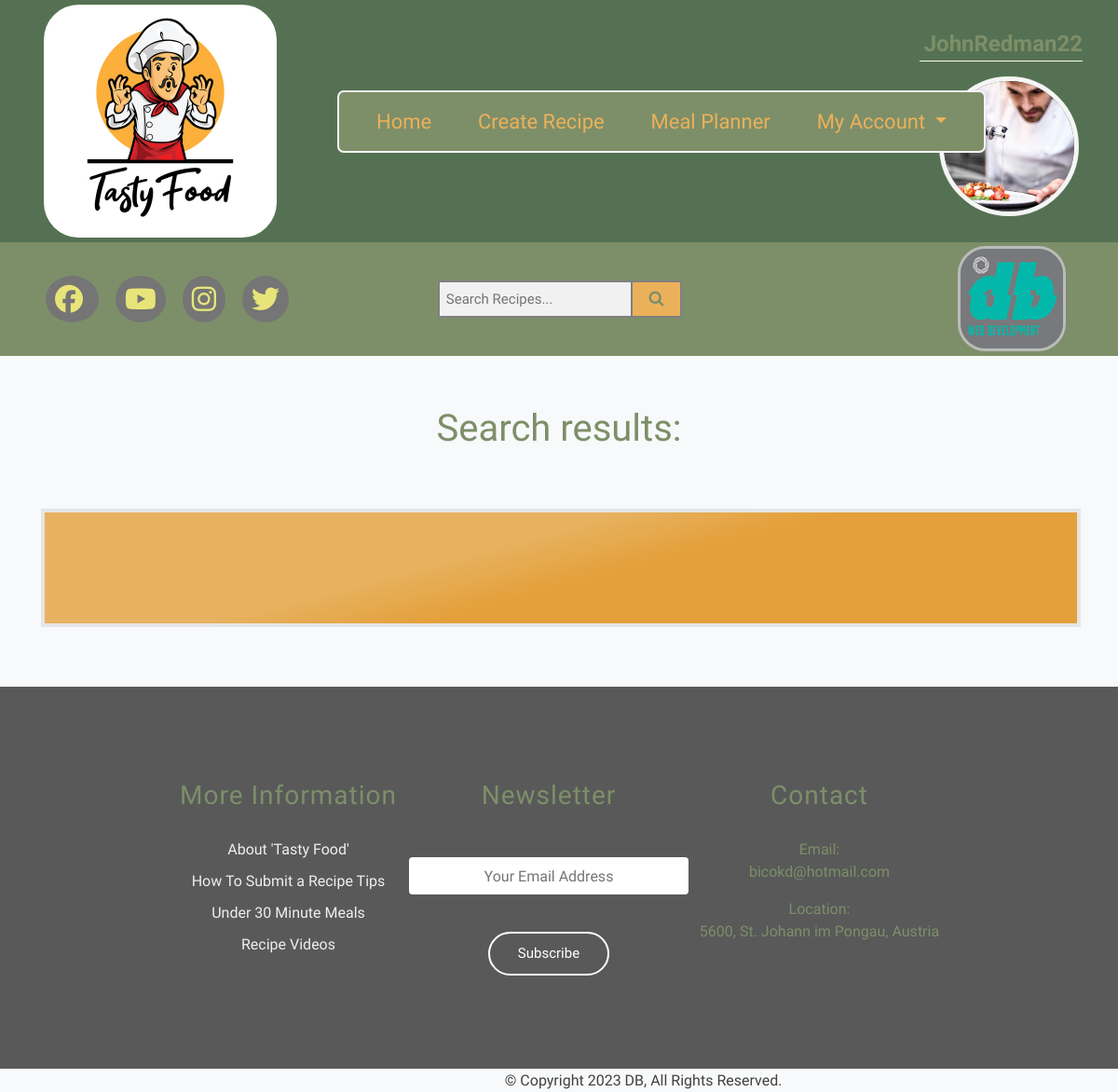
The app's page /user_search.php (signed in) with its own data.
### tables this page shows
CREATE TABLE `users` (
  `user_id` int(11) NOT NULL,
  `username` varchar(25) NOT NULL,
  `first_name` varchar(100) NOT NULL,
  `last_name` varchar(100) NOT NULL,
  `password` varchar(255) NOT NULL,
  `email` varchar(255) NOT NULL,
  `photo` varchar(255) DEFAULT NULL,
  `status` enum('USER','ADMIN') NOT NULL,
  `user_block` enum('blocked','unblocked') DEFAULT NULL,
  `fk_planner_id` int(11) DEFAULT NULL,
  `fk_recipe_id` int(11) DEFAULT NULL
);

### navbar/nav_planner.php (the view, shortened to what this page needs)
<nav class="navbar navbar-expand-lg bg-light text-dark p-0" style="background-color: #557153 !important;">
    <div class="container">
        <a class="navbar-brand w-10" href="index.php">
            <div class="logo d-flex flex-column align-items-start">
                <img class="logo-img flex-fill w-50" src="img/tasty_food.jpg">
            </div>
        </a>
<div id="mySidepanel" class="sidepanel">
        <a href="user/home_user.php">Home</a>&nbsp; &nbsp; &nbsp;
        <a href="user/user_recipes/create_recipe.php">Create Recipe</a>&nbsp; &nbsp; &nbsp;
        <a href="planner.php">Meal Planner</a>&nbsp; &nbsp; &nbsp;
        <ul class="navbar-nav">
            <li class="nav-item dropdown">
                <a class="nav-link dropdown-toggle" href="user/index_user.php" role="button" data-bs-toggle="dropdown" aria-expanded="false"> My Account </a>
            </li>
        </ul>
        </div>
<div><p id="my-4" class="text-dark ms-2"><strong><?= $username ?></strong></p>
<p><img id="my-pic" class="rounded-circle img-fluid" src="images/<?= $photo ?>" alt="user img"></p>
</nav>

### css/style.css (style rules this page uses)
body * { text-decoration: none !important; color:#7D8F69; font-family: 'Alkatra', cursive,"Stratum2","Open Sans","Helvetica Neue",Helvetica,Roboto,Arial,sans-serif; }
ul { list-style-type: none; }
#mySidepanel { border: 2.5px solid whitesmoke; border-radius: 7px; background-color: #7D8F69; padding-left: 25px; padding-right: 25px; margin-left: 20em; }
div#mySidepanel.sidepanel { position: absolute; display: flex; }
#mySidepanel a { color:#ebb15a; text-decoration: none; font-size: 22px; font-weight: 500; padding: 15px; }
.navbar-nav { float: right; }
.logo-img { border-radius: 15%; margin-left: 1%; }
* { box-sizing: border-box; }
img.rounded-circle { width: 150px !important; height: 150px !important; max-width: 100%; object-fit: cover; border: 5px solid whitesmoke; }
#my-pic { margin-left: 17.5px; float: right; }
#my-4 { border-bottom: 1px solid rgb(255, 255, 255); padding-left: 5px; font-size: 1.5em; text-align: center; margin-right: -4px; }

### records on screen
users: username "JohnRedman22", photo (picture)
